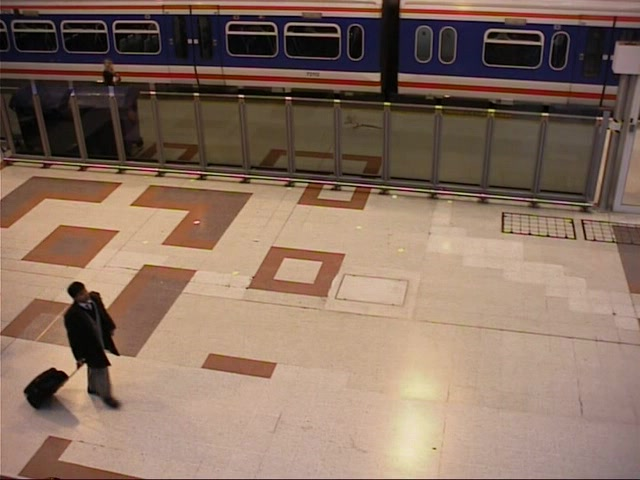
#> input picture images/video/frame0250.jpg, 640 x 480 px; its folder holds only this picture in this run
$ jupyter execute --allow-errors notebook.ipynb
#> lines starting #> are read from the running program, lines starting #| are printed output that depends on the picture
# IMPORTS & FUNCTIONS

## IMPORTS

[cell 1]
import os
import re
import gc
import math
import copy
import json
from datetime import datetime

import numpy as np
import matplotlib.pyplot as plt
from matplotlib.patches import Patch

from tqdm.notebook import tqdm
from IPython.display import Video

from scipy.ndimage import center_of_mass

from skimage import io, img_as_float
from skimage.color import rgb2lab, lab2rgb
from skimage.filters import gaussian
from skimage.segmentation import slic, mark_boundaries, find_boundaries

import cv2
import imageio.v2 as imageio

## FUNCTIONS

[cell 2]
def list_files(folder_path):
#> called with folder_path = 'images/video'
    try:
        files = os.listdir(folder_path)
        valid_files = []

        for file in files:
            file_path = os.path.join(folder_path, file)
            if os.path.isfile(file_path): valid_files.append(file_path)

        return valid_files
    except Exception as e:
        return f"Errore: {e}"

## CLASS DEFINITIONS

The execution's pipeline is managed by a OP approach

### SEGMENTATION

[cell 3]
class Centroid:
    CURR_IDX = 0

    def __init__(self,img, y,x ):
        self.y = int(y)
        self.x = int(x)
        self.lab = img[self.y,self.x]

        self.idx = self.__class__.CURR_IDX
        self.__class__.CURR_IDX += 1
        self.error = None

    @property
    def state(self): return np.hstack([self.y,self.x,self.lab.flatten()])

    # [10 lines left out: functions __repr__, move, not called in this run]

[cell 4]
class Superpixel:
    #avoid escessive usage of ram
    # [4 lines left out: function reset_info, not called in this run]

    def __init__(self, c, p):
        self.idx = c.idx
        self.pos = np.array([c.y, c.x])
        self._p = p  # image
        self._mask = None
        self._mean_rgb = None
        self._patch = None

    @property
    def y(self): return int(self.pos[0])
    @property
    def x(self): return int(self.pos[1])

##LAZY EVALUATION YO
    # [30 lines left out: functions mask, mean_rgb, patch, patch_descriptor, not called in this run]

[cell 5]
class BaseSLIC: #superclass
    def __init__(self, img, num_segments=100, M=10,smooth=0):
        self.original = np.copy(img / 255.0 if img.dtype == np.uint8 or img.max() > 1.0 else img)
        self.data = rgb2lab(self.original if smooth is None or smooth <= 0 else gaussian(self.original, sigma=smooth,channel_axis=-1),channel_axis=-1)

        self.H, self.W = self.original.shape[:2]
        self.N = self.H * self.W

        self.K = num_segments
        self.M = M
        self.S = int(math.sqrt(self.N / self.K))

    # [74 lines left out: functions show_boundaries, explained_color_variance, not called in this run]

[cell 6]
class SLIC_old(BaseSLIC):
    NORM_XY = 2
    NORM_LAB = 2
    distance_masks = {}

    # [98 lines left out: functions init_distance_mask, get_mask, __init__, create_centroids, gradient, __align_centroids and 2 more, not called in this run]

    def get_residual_error(self):
        return sum(c.error for c in self.centroids)

    # [12 lines left out: function process, not called in this run]

[cell 7]
class SLIC(BaseSLIC):
    def __init__(self, img, num_segments=100, M=10, max_iter=10, error_threshold=0, verbose=True, smooth=None):
        super().__init__(img, num_segments, M,smooth=smooth)
        self.T = max_iter
        self.error_threshold = error_threshold
        self.verbose = verbose
        self.errors = []

        self.owner_map = slic(self.data, n_segments=self.K, compactness=self.M, start_label=0,enforce_connectivity=False)
        self.centroids = []

        unique_labels = np.unique(self.owner_map)
        centers = center_of_mass(np.ones_like(self.owner_map), labels=self.owner_map, index=unique_labels)
        Centroid.CURR_IDX = 0
        for y, x in centers:
            self.centroids.append(Centroid(self.data, y, x))

        self.SP_list = np.array([Superpixel(c,self) for c in self.centroids])

### MATCHING

[cell 8]
class DISTANCE:
    # [26 lines left out: functions iou, overlap, xy, rgb, patch, not called in this run]

[cell 9]
class KERNEL:
    # [26 lines left out: functions xy, rgb, rgb_xy, patch, patch_xy, not called in this run]

[cell 10]
class Matcher:
    # [40 lines left out: functions __init__, get_current_SP, create_matrix, match, not called in this run]

############# PLOTS #################

    def show_overlay(self, ax=None, centroids=False, img_bg=None):
        self.__class__.plot_overlay(prev=self.prev, curr=self.curr, ax=ax, centroids=centroids,img_bg = img_bg)

    # [271 lines left out: functions plot_overlay, plot_matrix, show_match, show_choices, show_match_v2, not called in this run]

### DETECTION

[cell 11]
class Detector:
    # [145 lines left out: functions __init__, detect, show_mask, show_overlay, plot_distances_hist, not called in this run]

###  UTILITY

[cell 12]
class FrameCollection:
    @staticmethod
    def get_appropriate_class(detector_params):
        remember_rate = detector_params.get("remember_rate", 0)
        if remember_rate > 0:
            from __main__ import MemoryFrameCollection
            return MemoryFrameCollection
        return FrameCollection

    @staticmethod
    def create(frames_bank, subject, slic_params, matcher_params, detector_params):
        cls = FrameCollection.get_appropriate_class(detector_params)
        return cls(frames_bank, subject, slic_params, matcher_params, detector_params)


    # [96 lines left out: functions copy, copy_detectors, not called in this run]

    def __init__(self, frames_paths, subject="default",slic_params=None,matcher_params=None,detector_params=None):
        self.subject = subject
        self.computed = []
        self.frames_bank = frames_paths
        self.next_frames = frames_paths
        self.prev_frame = self.__get_new_frame()

        #eventually initialize them
        self.slic_params = slic_params
        self.matcher_params = matcher_params
        self.detector_params = detector_params

    ### EXECUTION ###
    @classmethod
    def load_image(cls, path):
#> called with path = 'images/video/frame0250.jpg'
        img = io.imread(path)
#> img is the input picture: shape (480, 640, 3); mean R, G, B 136.9, 112.3, 96.7
        img = img_as_float(img)
        return img

    def __get_new_frame(self):
        if len(self.next_frames) == 0:
            raise Exception("No frames left to compute")
        img = self.__class__.load_image(self.next_frames[0])
        self.next_frames = self.next_frames[1:]
        return img

    # [12 lines left out: function compute_frame, not called in this run]

    def compute_all_frames(self):
        if len(self.next_frames) == 0:return
        for _ in tqdm(range(len(self.next_frames)), desc="Processing Frames"):
            self.compute_frame()

    #### FILES ####

    @property
    def directory(self):
        return os.path.join("video_exports/basic/", self.subject)

    @property
    def metadata_file(self):
        return os.path.join(self.directory, "metadata.json")

    #### FILE METADATA #########
    def _load_metadata(self):
        if os.path.exists(self.metadata_file):
            with open(self.metadata_file, 'r') as f:
                return json.load(f)
        return []

    def _save_metadata(self, metadata):
        with open(self.metadata_file, 'w') as f:
            json.dump(metadata, f, indent=4)

    def _stringify_params(self, params):
        def stringify(v):
            if callable(v):
                return f"{v.__qualname__}"
            return v
        return {k: stringify(v) for k, v in params.items()}

    def _get_clean_params(self):
        return {
            "slic_params": self._stringify_params(self.slic_params),
            "matcher_params": self._stringify_params(self.matcher_params),
            "detector_params": self._stringify_params(self.detector_params),
        }

    def check_already_exists(self):
        current_params = self._get_clean_params()
        metadata = self._load_metadata()

        for entry in metadata:
            match = True
            for key in ["slic_params", "matcher_params", "detector_params"]:
                if entry.get(key) != current_params.get(key):
                    match = False
                    break
            if match:
                return entry["path"]
        return None

    # [9 lines left out: function register_file, not called in this run]


    ## PLOTS ##
    def create_video(self, name=None,save_json=True, fps=7, plot_functions=None):
        if plot_functions is None:
            plot_functions=[
                lambda d, ax: d.show_overlay(ax=ax, unmatched_color=(1,0.7,0)),
                lambda d, ax: d.show_mask(ax=ax)
            ]

        os.makedirs(self.directory, exist_ok=True)

        metadata = self._load_metadata()
        if name is None:
            base = "video_"
            used_names = [entry.get("path", "") for entry in metadata]
            existing_nums = [
                int(re.search(rf"{base}(\d+)", path).group(1))
                for path in used_names if re.search(rf"{base}(\d+)", path)
            ]
            N = max(existing_nums, default=0) + 1
            name = f"{base}{N}"

        existing_name = self.check_already_exists()
        if existing_name is not None:
            existing_path = os.path.join(self.directory, existing_name)
            if os.path.exists(existing_path):
                print("Using cached video at:", existing_path)
                return existing_path
            raise Exception(f"File {existing_path} saved in metadata but cannot be found on disk")

        # Compute the frames if not done
        self.compute_all_frames()

        # Setup layout
        num_plots = len(plot_functions)
        cols = math.ceil(math.sqrt(num_plots))
        rows = math.ceil(num_plots / cols)
        figsize = (cols * 8, rows * 6)

        frames = []
        for i, detector in enumerate(tqdm(self.computed, desc="Processing Detectors")):
            fig, axs = plt.subplots(rows, cols, figsize=figsize)
            axs = np.array(axs).reshape(-1)
            fig.suptitle(f"Frame {i+1}", fontsize=16)

            for j, plot_func in enumerate(plot_functions):
                ax = axs[j]
                plot_func(detector, ax)

            # Hide any unused subplots
            for j in range(len(plot_functions), len(axs)):
                axs[j].axis("off")

            fig.canvas.draw()
            frame = np.frombuffer(fig.canvas.tostring_rgb(), dtype='uint8')
            frame = frame.reshape(fig.canvas.get_width_height()[::-1] + (3,))
            frames.append(frame)
            plt.close(fig)

            # Clear SP memory
            for SP in detector.matcher.SP_prev:
                SP.reset_info()

        video_name = f"{name}.mp4"
        video_path = os.path.join(self.directory, video_name)
        imageio.mimsave(
            video_path,
            frames,
            fps=fps,
            format='FFMPEG',
            codec='libx264',
            quality=10,
            pixelformat='yuv420p',
            macro_block_size=None
        )

        if save_json:self.register_file(video_name)
        print("Saved new video to:", video_path)
        return video_path

### DETECTOR WITH MEMORY

[cell 13]
class MemoryDetector(Detector):
    # [75 lines left out: functions __init__, detect, plot_distances_hist, not called in this run]


class MemoryFrameCollection(FrameCollection):
    @property
    def directory(self):
        return os.path.join("video_exports/interpolated/", self.subject)

    # [34 lines left out: functions copy_detectors, compute_frame, not called in this run]

# EXECUTION

The pipeline is divided into three parts, each with its own set of parameters:
- Segmentation
- Matching
- Detection

Let's examine each part in detail, highlighting the main challenges.
To make observations easier, we will initially use the same sequence of frames, and later generalize to a broader set of examples.

[cell 14]
subway_files = list_files("images/video")
img1 = FrameCollection.load_image(subway_files[0])
#> (the rest of this cell did not finish here and is left out)

## SEGMENTATION

The first step is to compute an unsupervised segmentation to divide the image into regions.<br>
Initially, I created a class called `SLIC_old`, which is a direct implementation of the SLIC algorithm.
In particular, it enhances the provided SLIC implementation from the given notebook:
- By using static allocation for the distance matrix, it avoids unnecessary memory allocations.
- It precomputes a set of `distance_masks` at runtime: each instance of the object uses one of them (directly determined by its S and M values), and during the `assignment` step, it avoids recomputing the distance between the centroid and all the pixels in the search window.
- It enforces a stricter adherence to the original paper, correcting the search window size from **2S×2S** (as in the given code) to **S×S**.

These changes alone allow for a speed-up of up to 300%.

[cell 15]
S_values = [5, 15]
M_values = [5, 20]

#> (the rest of this cell did not finish here and is left out)

However, since `skimage.segmentation.slic` is extremely fast, we will use it for behavioral observations.

To allow interchangeability between the two implementations, we define a wrapper class `SLIC`.
(Of course, due to the differences in the underlying implementations, they will require different sets of parameters.)

A segmentation is considered "good" if it produces segments that:
1. Are small enough to isolate the moving object from the background, but large enough to not **over-segment** it.
2. Are **smooth** enough to not be sensitive to noise, but not so smooth that they ignore slow-moving objects.

For the segmentation part, we need to set three parameters:
1. `num_segments`: the number of **superpixels** we want to obtain.
2. `M`: the **compactness** of each region; the higher the value, the more squared the regions become.
3. `smooth`: the sigma of the low-pass filter applied before segmentation, used to reduce **noise**.

### 1) Choice of ```Num_segments```

[cell 16]
M = 30
s1 = SLIC(img1, num_segments=100, M=M)
#> in __init__, `self.owner_map = slic(self.data, n_segments=self.K, compactness=self.M..`:
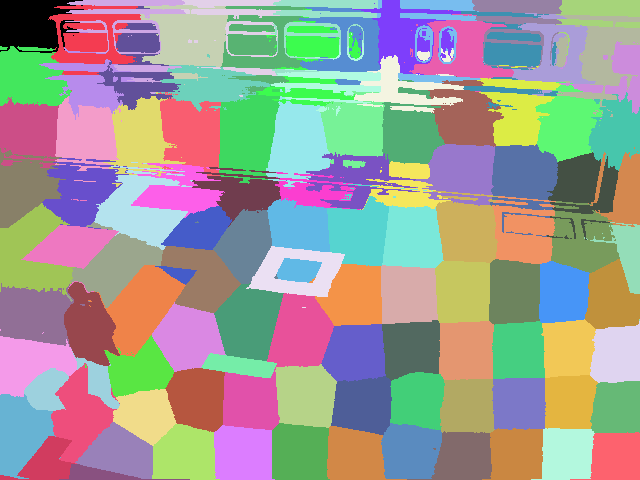
#> self.owner_map: shape (480, 640) int64; 108 distinct labels, from 0 to 107; one colour per label, 0 black
#> in __init__, `unique_labels = np.unique(self.owner_map)`: unique_labels = 108 values from 0 to 107
#> in __init__, `centers = center_of_mass(np.ones_like(self.owner_map), labels=self.own..`: centers = 108 pairs, first value 12.33 to 474.2, second value 20.62 to 627.5
#> the loop in __init__, `for y, x in centers:` made 108 passes
#> (y, x) on passes 1 to 8: (23.37, 32.02), (37.47, 90.61), (26.7, 129.2), (38.59, 188.6), (23.9, 236.7), (18.91, 321.1), (44.57, 348.5), (34.04, 406)
#> after the loop in __init__, `for y, x in centers:`: self.centroids = 108 items
#> in __init__, `self.idx = c.idx`: self.idx = 0
#> in __init__, `self.pos = np.array([c.y, c.x])`: self.pos = [23, 32]
#> in __init__ (call 2), `self.idx = c.idx`: self.idx = 1
#> in __init__ (call 2), `self.pos = np.array([c.y, c.x])`: self.pos = [37, 90]
#> in __init__ (call 3), `self.idx = c.idx`: self.idx = 2
#> in __init__ (call 3), `self.pos = np.array([c.y, c.x])`: self.pos = [26, 129]
#> in __init__ (call 4), `self.idx = c.idx`: self.idx = 3
#> in __init__ (call 4), `self.pos = np.array([c.y, c.x])`: self.pos = [38, 188]
#> in __init__ (call 5), `self.idx = c.idx`: self.idx = 4
#> in __init__ (call 5), `self.pos = np.array([c.y, c.x])`: self.pos = [23, 236]
s2 = SLIC(img1, num_segments=200, M=M)
#> call 2 of __init__, with num_segments = 200, M = 30, max_iter = 10, error_threshold = 0, verbose = True
#> call 2 of __init__, with num_segments = 200, M = 30
#> in __init__ (call 2), `self.owner_map = slic(self.data, n_segments=self.K, compactness=self.M..`:
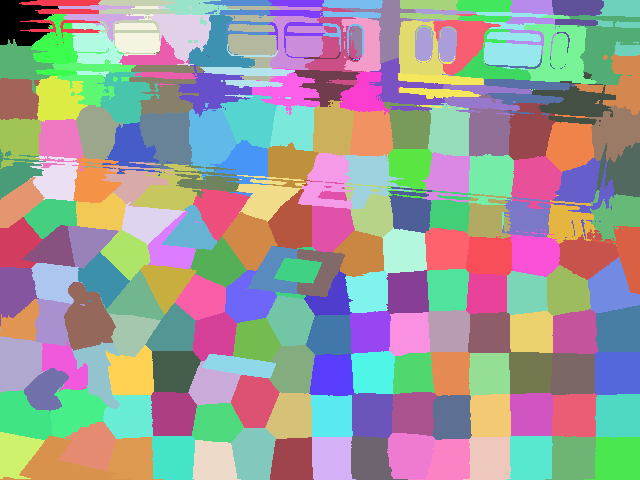
#> self.owner_map: shape (480, 640) int64; 192 distinct labels, from 0 to 191; one colour per label, 0 black
#> in __init__ (call 2), `unique_labels = np.unique(self.owner_map)`: unique_labels = 192 values from 0 to 191
#> in __init__ (call 2), `centers = center_of_mass(np.ones_like(self.owner_map), labels=self.own..`: centers = 192 pairs, first value 8.79 to 464.7, second value 15.39 to 628.4
#> the loop in __init__ (call 2), `for y, x in centers:` made 192 passes
#> (y, x) on passes 1 to 3: (21.91, 21.29), (13.84, 63.69), (15.92, 101.1)
#> after the loop in __init__ (call 2), `for y, x in centers:`: self.centroids = 192 items
s3 = SLIC(img1, num_segments=800, M=M)
#> call 3 of __init__, with num_segments = 800, M = 30, max_iter = 10, error_threshold = 0, verbose = True
#> call 3 of __init__, with num_segments = 800, M = 30
#> in __init__ (call 3), `self.owner_map = slic(self.data, n_segments=self.K, compactness=self.M..`:
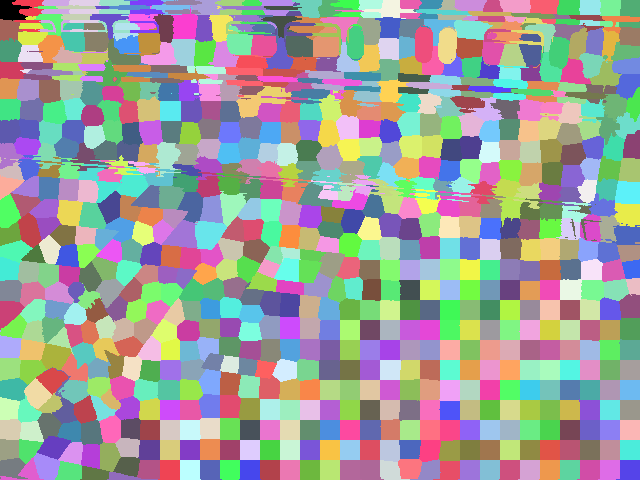
#> self.owner_map: shape (480, 640) int64; 768 distinct labels, from 0 to 767; one colour per label, 0 black
#> in __init__ (call 3), `unique_labels = np.unique(self.owner_map)`: unique_labels = 768 values from 0 to 767
#> in __init__ (call 3), `centers = center_of_mass(np.ones_like(self.owner_map), labels=self.own..`: centers = 768 pairs, first value 6.32 to 476.7, second value 8.06 to 633.8
#> the loop in __init__ (call 3), `for y, x in centers:` made 768 passes
#> (y, x) on passes 1 to 3: (10.35, 11.13), (11.51, 29.2), (13.07, 54.73)

#> (the rest of this cell did not finish here and is left out)

As we can see, the choice of **M** is not straightforward.<br>
A helpful metric could be the **Explained Color Variance**: our goal is to minimize it, i.e., the variance within each Superpixel in the color space.<br>
Obviously, this is not the only metric—otherwise, the best solution would always be to build each Superpixel with only 1 pixel (variance = 0), which is not practical.

As mentioned earlier, we can understand why some segmentations are better than others:
- **A)** has regions that are too large, such as 73 (that both contains the luggage and the person's legs): the **detection** will likely be inaccurate, and the **matching** will hence be less reliable.
- **C)** has regions that are too small: although the **detection** would likely be more accurate, the **matching** would become much more difficult, since moving objects may not have the same number of segments across consecutive frames (as shown in the image below): there will be for sure some mismatch.

#> (a cell that did not finish here is left out)

Another observation we can make is how sensitive the segmentation can be to noise, as we can see in the top part of the image.

Again, a **instable segmentation** will produce difficult (impossible) matching.

### 2) Choice of ```M```

[cell 18]
num_segments = 200
s4 = SLIC(img1, num_segments=num_segments, M=10)
#> call 4 of __init__, with num_segments = 200, M = 10, max_iter = 10, error_threshold = 0, verbose = True
#> call 4 of __init__, with num_segments = 200, M = 10
#> in __init__ (call 4), `self.owner_map = slic(self.data, n_segments=self.K, compactness=self.M..`:
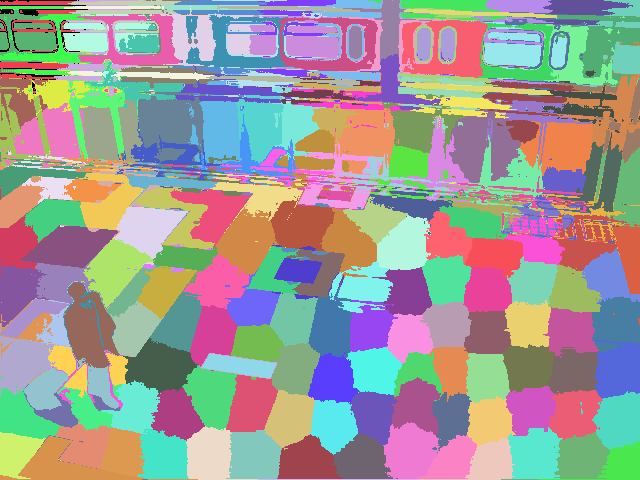
#> self.owner_map: shape (480, 640) int64; 192 distinct labels, from 0 to 191; one colour per label, 0 black
#> the loop in __init__ (call 4), `for y, x in centers:` made 192 passes
#> (y, x) on passes 1 to 3: (32.55, 34.96), (37.9, 35.38), (51.57, 94.29)
s5 = SLIC(img1, num_segments=num_segments, M=50)
#> in __init__ (call 5), `self.owner_map = slic(self.data, n_segments=self.K, compactness=self.M..`:
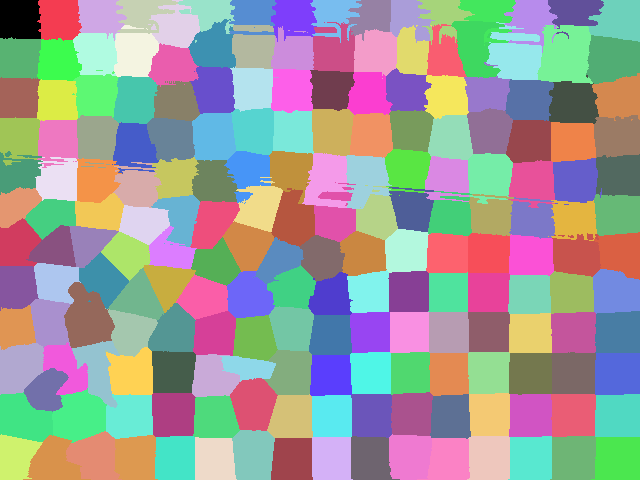
#> self.owner_map: shape (480, 640) int64; 192 distinct labels, from 0 to 191; one colour per label, 0 black
#> the loop in __init__ (call 5), `for y, x in centers:` made 192 passes
#> (y, x) on passes 1 to 3: (19.06, 19.46), (19.02, 58.86), (16.39, 99.9)
s6 = SLIC(img1, num_segments=num_segments, M=70)
#> (the rest of the program and of its run is left out)
